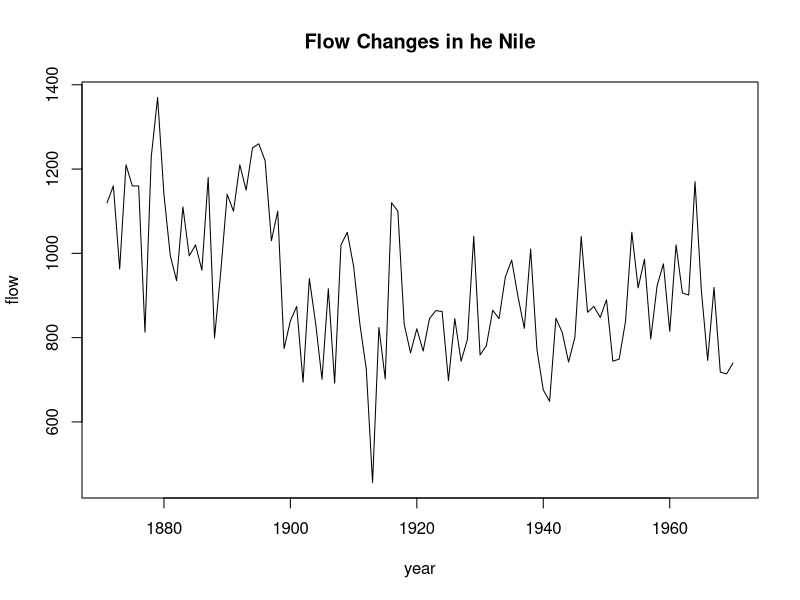
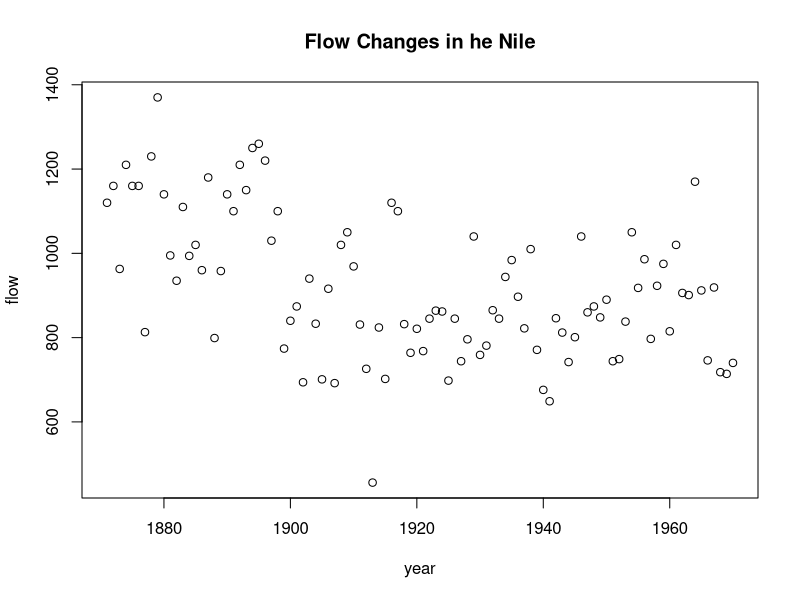

The R script that drew these images, in order:
Nile   
str(Nile)
plot(Nile, main = "Flow Changes in he Nile", xlab = "year", ylab = "flow")  

# 차트의 이름을 Flow Changes in he Nile, x축은 year, y축은 flow라고 이름을 붙임

plot(Nile, type = "p", main = "Flow Changes in he Nile", xlab = "year", ylab = "flow")
# type 옵션을 통해서 차트가 선이 아닌 점(point)으로 표현